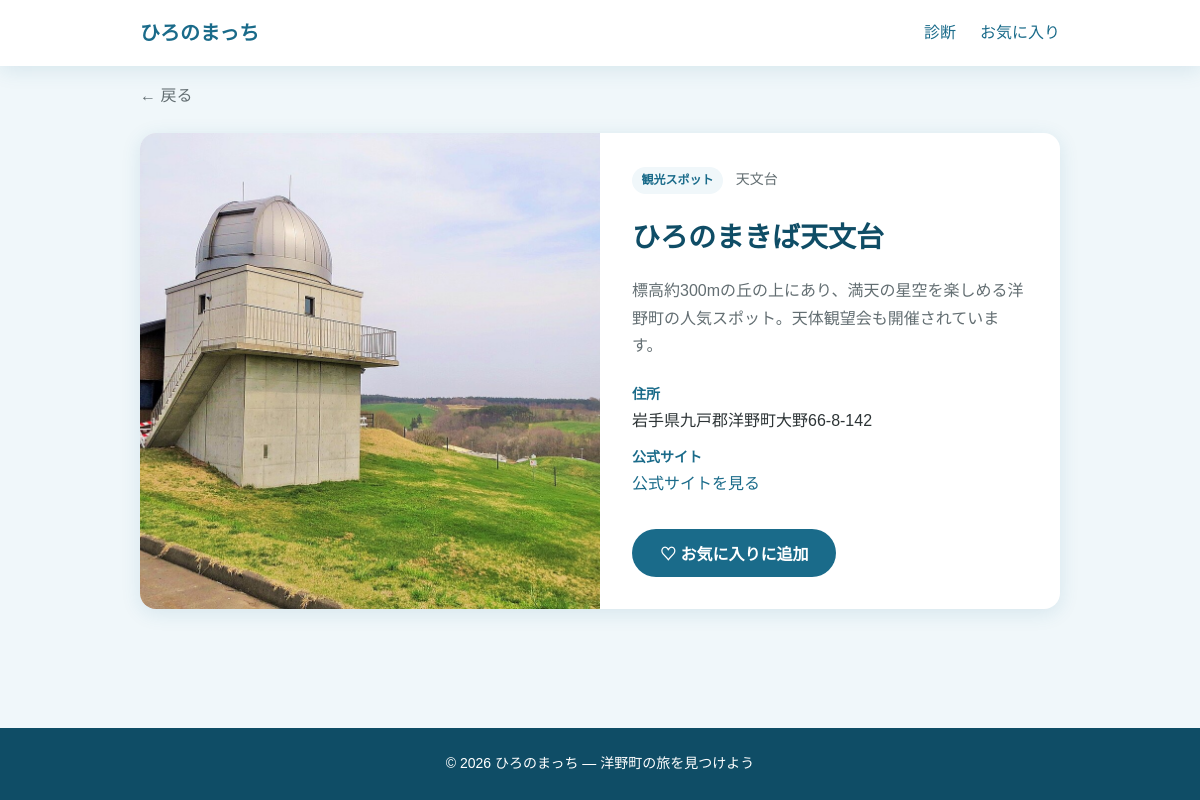
Page /spot/1 on the committed database.
### tables this page shows
CREATE TABLE spots (
    id INTEGER PRIMARY KEY AUTOINCREMENT,
    name TEXT NOT NULL,
    category TEXT NOT NULL,
    genre TEXT NOT NULL,
    description TEXT NOT NULL,
    image_url TEXT NOT NULL,
    address TEXT NOT NULL,
    official_url TEXT NOT NULL,
    map_url TEXT NOT NULL DEFAULT ''
);

### app.py (the view)
@app.route("/spot/<int:spot_id>")
def spot_detail(spot_id):
    spot = fetch_spot(spot_id)
    if spot is None:
        abort(404)
    return render_template("spot_detail.html", spot=spot)

### app.py (called while the page is built)
def fetch_spot(spot_id):
    db = get_db()
    spot = db.execute("SELECT * FROM spots WHERE id = ?", (spot_id,)).fetchone()
    db.close()
    return spot

### database.py (called while the page is built)
def get_db():
    conn = sqlite3.connect(DB_PATH)
    conn.row_factory = sqlite3.Row
    return conn

### templates/spot_detail.html (shortened to what this page needs)
{% extends "base.html" %}
{% block content %}
<section class="spot-detail container">
    <a href="javascript:history.back()" class="back-link">&larr; 戻る</a>
    <article class="spot-detail-card">
        <div class="spot-detail-image">
            <img src="{{ url_for('static', filename=spot.image_url) }}" alt="{{ spot.name }}">
        </div>
        <div class="spot-detail-body">
            <span class="spot-category">{{ spot.category }}</span>
            <span class="spot-genre">{{ spot.genre }}</span>
            <h1>{{ spot.name }}</h1>
            <p class="spot-description">{{ spot.description }}</p>
            <dl class="spot-info">
                <dt>住所</dt>
                <dd>{{ spot.address }}</dd>
                <dt>公式サイト</dt>
                <dd>
                    <a href="{{ spot.official_url }}" target="_blank" rel="noopener noreferrer">
                        公式サイトを見る
                    </a>
                </dd>
            </dl>
            <button type="button" class="btn btn-primary btn-favorite-detail"
                    data-spot-id="{{ spot.id }}"
                    data-spot-name="{{ spot.name }}"
                    data-spot-image="{{ spot.image_url }}"
                    data-spot-category="{{ spot.category }}">
                ♡ お気に入りに追加
            </button>
        </div>
    </article>
</section>
{% endblock %}

### templates/base.html (shortened to what this page needs)
<!DOCTYPE html>
<html lang="ja">
<head>
    <link rel="stylesheet" href="{{ url_for('static', filename='css/style.css') }}">
</head>
<body>
    <header class="site-header">
        <div class="container header-inner">
            <a href="{{ url_for('index') }}" class="logo">ひろのまっち</a>
            <nav class="nav-links">
                <a href="{{ url_for('diagnosis') }}">診断</a>
                <a href="{{ url_for('favorites') }}">お気に入り</a>
            </nav>
        </div>
    </header>
    <main class="main-content">
        {% block content %}{% endblock %}
    </main>
    <footer class="site-footer">
        <div class="container">
            <p>&copy; 2026 ひろのまっち — 洋野町の旅を見つけよう</p>
        </div>
    </footer>
</body>
</html>

### static/css/style.css (style rules this page uses)
:root { --color-primary: #1a6b8a; --color-primary-dark: #0f4d66; --color-accent: #f4a261; --color-accent-light: #fff4eb; --color-bg: #f0f7fa; --color-white: #ffffff; --color-text: #2d3436; --color-text-light: #636e72; --color-border: #dfe6e9; --radius: 16px; --radius-sm: 12px; --shadow: 0 4px 20px rgba(26, 107, 138, 0.12); --shadow-card: 0 8px 24px rgba(26, 107, 138, 0.15); --font: "Hiragino Sans", "Hiragino Kaku Gothic ProN", Meiryo, sans-serif; --mobile-max: 480px; --header-height: 57px; }
*, *::before, *::after { box-sizing: border-box; margin: 0; padding: 0; }
body { font-family: var(--font); color: var(--color-text); background: var(--color-bg); line-height: 1.7; min-height: 100vh; display: flex; flex-direction: column; }
img { max-width: 100%; height: auto; display: block; }
a { color: var(--color-primary); text-decoration: none; }
.container { width: 100%; max-width: 960px; margin: 0 auto; padding: 0 1.25rem; }
.site-header { background: var(--color-white); box-shadow: var(--shadow); position: sticky; top: 0; z-index: 100; }
.header-inner { display: flex; justify-content: space-between; align-items: center; padding: 1rem 1.25rem; }
.logo { font-size: 1.25rem; font-weight: 700; color: var(--color-primary); text-decoration: none; }
.nav-links { display: flex; gap: 1.5rem; }
.nav-links a { font-weight: 500; text-decoration: none; }
.site-footer { background: var(--color-primary-dark); color: var(--color-white); text-align: center; padding: 1.5rem; margin-top: auto; font-size: 0.875rem; }
.main-content { flex: 1; padding: 1rem 0 2rem; }
.btn { display: inline-block; padding: 0.75rem 1.75rem; border-radius: 999px; font-size: 1rem; font-weight: 600; border: none; cursor: pointer; text-decoration: none; transition: transform 0.15s, box-shadow 0.15s; }
.btn-primary { background: var(--color-primary); color: var(--color-white); }
.spot-category { display: inline-block; background: var(--color-bg); color: var(--color-primary); font-size: 0.75rem; font-weight: 600; padding: 0.2rem 0.6rem; border-radius: 999px; margin-bottom: 0.5rem; }
.spot-detail-card { background: var(--color-white); border-radius: var(--radius); overflow: hidden; box-shadow: var(--shadow); display: grid; grid-template-columns: 1fr 1fr; gap: 0; }
.spot-detail-image img { width: 100%; height: 100%; min-height: 320px; object-fit: cover; }
.spot-detail-body { padding: 2rem; }
.spot-genre { display: inline-block; margin-left: 0.5rem; font-size: 0.875rem; color: var(--color-text-light); }
.spot-detail-body h1 { font-size: 1.75rem; color: var(--color-primary-dark); margin: 0.75rem 0 1rem; }
.spot-description { margin-bottom: 1.5rem; color: var(--color-text-light); }
.spot-info { margin-bottom: 1.5rem; }
.spot-info dt { font-weight: 600; font-size: 0.875rem; color: var(--color-primary); margin-top: 0.75rem; }
.spot-info dd { margin-left: 0; }
.btn-favorite-detail { margin-top: 0.5rem; }
.back-link { display: inline-block; margin-bottom: 1.5rem; font-weight: 500; color: var(--color-text-light); text-decoration: none; }

### rows in the picture
spots: image_url (picture), category "観光スポット", genre "天文台", name "ひろのまきば天文台", description "標高約300mの丘の上にあり、満天の星空を楽しめる洋野町の人気スポット。天体観望会も開催されています。", address "岩手県九戸郡洋野町大野66-8-142"
